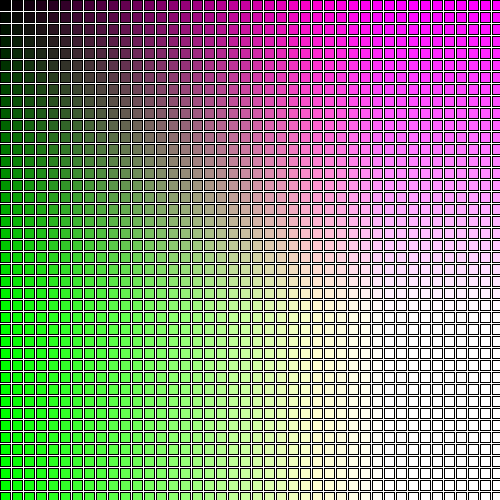
Frame 1 (no input)
Frame 60 (the mouse pressed at the canvas centre just before this capture): identical to frame 1, image omitted
Frame 120 (the mouse held since frame 60 and released just before this capture): identical to frame 1, image omitted

The Processing sketch that drew this single still picture (run headless with seeded random() and noise(); from frame 60 on, the mouse is pressed at the canvas centre):

// Processing sketch: colored_squares
// ── colored_squares.pde
void setup() {
  size(500, 500);
  background(255);
  stroke(0);
  fill(255, 0, 0);
}

// basic graphic setup

void draw() {
  // nested loop
for (int i = 0; i < 50; i++){
  for (int j = 0; j < 50; j++){
    fill(i*10, j*10, i*8);
    rect(i*12, j*12, 10, 10);
  } 
}
}

void keyPressed() {
  if (key=='1') {
    save("vern.jpg");
  }
    if (key=='2') {
    save("vern2.jpg");
  }
    if (key=='3') {
    save("vern3.jpg");
  }
    if (key=='4') {
    save("vern4.jpg");
  }
}
